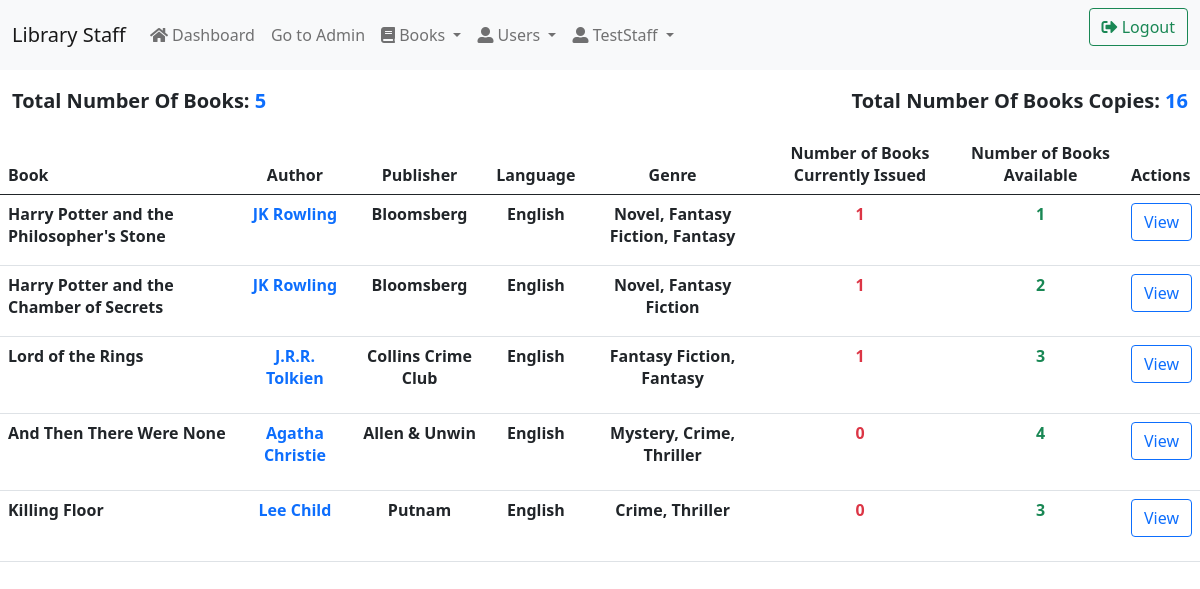
The page /staff/allbooks (signed in) on the database its author committed.
### library/models.py (models this page shows, shortened)
class Staff(models.Model):
    user = models.OneToOneField(User, on_delete=models.CASCADE)
    roll_no = models.CharField(max_length=10)
    name = models.CharField(max_length=20)

class Book(models.Model):
    title = models.CharField(max_length=200)
    author = models.ForeignKey('Author', on_delete=models.SET_NULL, null=True)
    summary = models.TextField(max_length=1000)
    isbn = models.CharField('ISBN', max_length=13, unique=True)
    genre = models.ManyToManyField(Genre)
    language = models.ForeignKey('Language', on_delete=models.SET_NULL, null=True)
    def display_genre(self):
        return ', '.join(genre.name for genre in self.genre.all())
    def num_books(self):
        return BookIndividual.objects.filter(book=self, status='a').count()
    def issued_books(self):
        return BookIndividual.objects.filter(book=self, status='o').count()

class Author(models.Model):
    name = models.CharField(max_length=100)
    publisher = models.ForeignKey('PublishingHouse', on_delete=models.SET_NULL, null=True, blank=True)
    GEN = (('n',''),('m','Male'),('f','Female'),('o','Other'))
    gender = models.CharField(max_length=15, choices=GEN, default='n', blank=True)
    bio = models.CharField(max_length=1000, default=' ')
    nationality= models.CharField(max_length=50, default=' ')

class PublishingHouse(models.Model):
    name = models.CharField(max_length=100)

class Language(models.Model):
    name = models.CharField(max_length=100)

class Genre(models.Model):
	name = models.CharField(max_length=100)

### library/views.py (the view)
# urls.py: path('staff/allbooks', View_Staff_AllBooks, name='staff_allbooks'),
@login_required(redirect_field_name='dashboard')
def View_Staff_AllBooks(request):
	if not request.user.is_staff:
		messages.error(request,'You are Unauthorised to visit the Staff Page!!')
		return redirect('/', locals())
	staff=Staff.objects.get(user=request.user)
	books=Book.objects.all()
	num_books=Book.objects.all().count()
	num_book_individuals=BookIndividual.objects.all().count()
	return render(request, "staff_allbooks.html", locals())

### library/templates/staff_allbooks.html (shortened to what this page needs)
<html>
	<head>
    	{% include 'csscdn.html' %}
	</head>
	<body>
{% include 'navbar.html' %}
	<div class="container-fluid">
		<p class="fs-5 fw-bold"> <span style="float:left;"> Total Number Of Books: <span class="text-primary">{{num_books}} </span></span> <span style="float:right;"> Total Number Of Books Copies: <span class="text-primary">{{num_book_individuals}} </span></span> </p></p>
	</div>
	<br><br>
		<table class="table table-hover">
  		<thead>
    		<tr>
      			<th scope="col">Book</th>
      			<th scope="col" class="text-center">Author</th>
      			<th scope="col" class="text-center">Publisher</th>
      			<th scope="col" class="text-center">Language</th>
      			<th scope="col" class="text-center">Genre</th>
      			<th scope="col" class="text-center">Number of Books Currently Issued</th>
      			<th scope="col" class="text-center">Number of Books Available</th>
      			<th scope="col">Actions</th>
    		</tr>
  		</thead>
  		<tbody>
  			{% for b in books %}
  			<tr>
  				<th>{{ b.title }}</th>
  				<th><a href="{% url 'staff_author' pk=b.author.id %}"><p class="text-center text-primary">{{b.author.name}}</p></a></th>
	      		<th class="text-center">{{ b.author.publisher.name }}</th>
	      		<th class="text-center">{{ b.language.name }}</th>
	      		<th class="text-center">{{ b.display_genre }}</th>
	      		<th class="text-center text-danger">{{ b.issued_books }}</th>
	      		{% if b.num_books %}
	      		<th class="text-success text-center">{{ b.num_books }}</th>
	      		{% else %}
	      		<th class="text-danger text-center">{{ b.num_books }}</th>
	      		{% endif %}
  				<th><form action="{% url 'staff_book' pk=b.id %}" class="d-flex">
	        	<button class="btn btn-outline-primary" type="submit">View</button>
	      		</form></th>
  			</tr>
     		{% endfor %}
		</tbody>
	</table>
	</body>
</html>

### library/templates/navbar.html (shortened to what this page needs)
{% if user.is_staff %}
  <nav class="navbar nav-pills navbar-expand-lg navbar-light bg-light">
    <div class="container-fluid">
      <a class="navbar-brand" href="/staff">Library Staff</a>
      <div class="collapse navbar-collapse" id="navbarSupportedContent">
        <ul class="navbar-nav me-auto mb-2 mb-lg-0">
          <li class="nav-item">
            <a class="nav-link" aria-current="page" href="/staff"><span><i class="fas fa-home"></i></span>&nbspDashboard</a>
          </li>
          <li class="nav-item">
            <a class="nav-link" aria-current="page" href="/admin">Go to Admin</a>
          </li>
          <li class="nav-item dropdown active">
            <a class="nav-link dropdown-toggle" href="#" id="navbarDropdown" role="button" data-bs-toggle="dropdown" aria-expanded="false">
              <span><i class="fas fa-book"></i></span>&nbspBooks
            </a>
          </li>
          <li class="nav-item dropdown active">
            <a class="nav-link dropdown-toggle" href="#" id="navbarDropdown" role="button" data-bs-toggle="dropdown" aria-expanded="false">
              <span><i class="fas fa-user-alt"></i></span>&nbspUsers
            </a>
          </li>
          <li class="nav-item dropdown">
            <a class="nav-link dropdown-toggle" href="#" id="navbarDropdown" role="button" data-bs-toggle="dropdown" aria-expanded="false">
              <span><i class="fas fa-user-alt"></i></span>&nbsp{{ staff.name }}
            </a>
          </li>
        </ul>
        {% if user.is_authenticated %}
        <form action="{% url 'logout' %}" class="d-flex">
          <button class="btn btn-outline-success" type="submit"><span><i class="fas fa-sign-out-alt"></i></span>&nbspLogout</button>
        </form>
        {% else %}
        <form action="{% url 'login' %}" class="d-flex">
          <button class="btn btn-outline-primary" type="submit"><span><i class="fas fa-sign-in-alt"></i></span>&nbspLogin</button>
        </form>
        {% endif %}
      </div>
    </div>
  </nav>
  {% endif %}

### library/templates/staff_allbooks.html (style rules this page uses)
a { color: black; text-decoration: none; }

### rows shown on the page
Staff: name "TestStaff"
Book: title "Harry Potter and the Philosopher's Stone", author.name "JK Rowling", author.publisher.name "Bloomsberg", language.name "English", display_genre "Novel, Fantasy Fiction, Fantasy", issued_books "1", num_books "1"
Book: title "Harry Potter and the Chamber of Secrets", author.name "JK Rowling", author.publisher.name "Bloomsberg", language.name "English", display_genre "Novel, Fantasy Fiction", issued_books "1", num_books "2"
Book: title "Lord of the Rings", author.name "J.R.R. Tolkien", author.publisher.name "Collins Crime Club", language.name "English", display_genre "Fantasy Fiction, Fantasy", issued_books "1", num_books "3"
Book: title "And Then There Were None", author.name "Agatha Christie", author.publisher.name "Allen & Unwin", language.name "English", display_genre "Mystery, Crime, Thriller", issued_books "0", num_books "4"
Book: title "Killing Floor", author.name "Lee Child", author.publisher.name "Putnam", language.name "English", display_genre "Crime, Thriller", issued_books "0", num_books "3"

### other values the page prints
{{ num_books }} "5"
{{ num_book_individuals }} "16"
